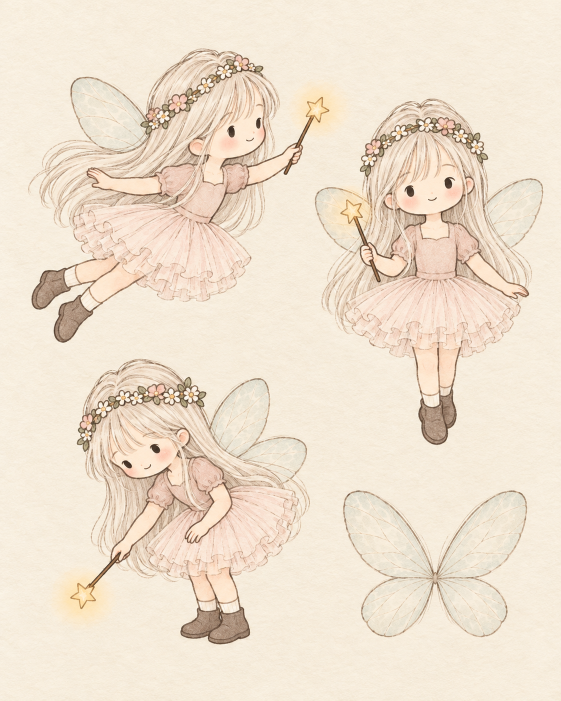
#> input picture design-assets/character/peiwen-fairy-sheet-v1.png, 1122 x 1402 px, found by its file name (shown at 1/2 size)
$ python prepare-fairy-sprites.py
#> lines starting #> are read from the running program, lines starting #| are printed output that depends on the picture
"""
Flower-fairy Peiwen sprites (components/fairy-guide.tsx, components/peiwen-companion.tsx),
2026-09-25. Source: design-assets/character/peiwen-fairy-sheet-v1.png, the user-supplied
sheet (flying / hovering / tapping poses + loose wings). Cuts each pose out of the paper
by closing its drawn outline into a silhouette; the wand star's glow stays see-through.
No redrawing or recolouring. Run from the repo root (needs pillow, numpy, scipy):
    python scripts/prepare-fairy-sprites.py
"""
from PIL import Image; import numpy as np
from scipy import ndimage
import sys
SRC='design-assets/character/peiwen-fairy-sheet-v1.png'
OUT='public/assets/companion/'
src=Image.open(SRC).convert('RGB')
#> src is the input picture: PIL image 1122x1402 RGB; mean R, G, B 239.3, 225.3, 207.4
BOXES={'fly':(55,90,665,695),'hover':(620,190,1095,900),'tap':(100,700,630,1310),'wings':(675,970,1065,1290)}
def cut(box,t_l=13,t_d=20,k=6):
    im=np.asarray(src.crop(box)).astype(float)
    # paper estimate: heavy blur median-ish of border
    border=np.concatenate([im[0],im[-1],im[:,0],im[:,-1]])
    paper=np.median(border,0); plum=paper.mean()
    lum=im.mean(2)
    dist=np.sqrt(((im-paper)**2).sum(2))
    sm=ndimage.uniform_filter(dist,3)
    lines=(ndimage.uniform_filter(lum,3)<plum-t_l)|(sm>t_d)
    lines=ndimage.binary_opening(lines,iterations=1)
    sil=ndimage.binary_fill_holes(ndimage.binary_dilation(lines,iterations=k))
    sil=ndimage.binary_erosion(sil,iterations=k,border_value=0)
    lab,n=ndimage.label(ndimage.binary_dilation(sil,iterations=8))
    sizes=ndimage.sum(np.ones_like(lab),lab,range(1,n+1))
    big=np.argmax(sizes)+1
    sil=sil&(lab==big)
    # the wand star's glow: keep it see-through instead of solid
    gold=(im[...,0]>215)&(im[...,1]>165)&(im[...,2]<130)
    glab,gn=ndimage.label(gold)
    glow=np.zeros_like(gold)
    if gn:
        gs=ndimage.sum(gold,glab,range(1,gn+1)); star=glab==(np.argmax(gs)+1)
        yy,xx=np.mgrid[0:im.shape[0],0:im.shape[1]]
        cy,cx=ndimage.center_of_mass(star)
        near=((yy-cy)**2+(xx-cx)**2)<55**2
        glow=near&~ndimage.binary_dilation(star,iterations=2)&(im[...,0]-im[...,2]>55)&(im[...,2]<paper[2]-20)&(lum>plum-45)
        glow=ndimage.binary_opening(glow)
    sil=sil&~glow
    soft=np.clip(dist/36,0,1)
    soft=np.where(glow,np.clip(dist/70,0,1)*0.9,soft)
    alpha=np.maximum(sil*1.0, soft*(ndimage.binary_dilation(sil,iterations=3)|glow))
    alpha=ndimage.gaussian_filter(alpha,0.7)
    core=ndimage.binary_erosion(sil,iterations=2)
    alpha=np.where(core,1.0,alpha*np.where(sil,1.0,0.8))
    out=Image.fromarray(np.dstack([im,np.clip(alpha,0,1)*255]).astype(np.uint8),'RGBA')
    return out.crop(out.getbbox())
if __name__=='__main__':
    # one shared scale for every pose, so they swap without changing size
    scale=300/703
    for name in ['hover','fly','tap']:
        o=cut(BOXES[name])
        o=o.resize((round(o.width*scale),round(o.height*scale)),Image.LANCZOS)
        o.save(OUT+'fairy-'+name+'.webp',quality=92,method=6)
        print(name,o.size)
#> this loop made 3 passes
#> (n in cut, sizes in cut, big in cut, gn in cut, cy in cut, cx in cut) on passes 1 to 3: (2, [4365, 192454], 2, 84, 75.5, 176), (3, [215520, 3744, 2166], 1, 59, 142.6, 271.3), (1, [192318], 1, 79, 93.33, 245.2)
#> pass 1, in cut, `im=np.asarray(src.crop(box)).astype(float)`:
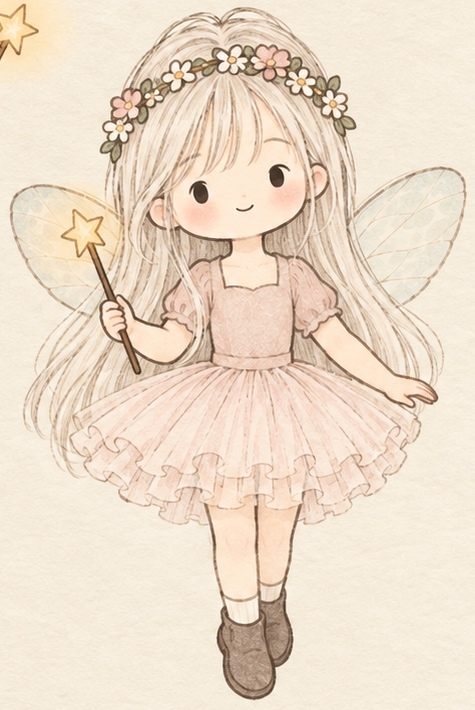
#> im: shape (710, 475, 3) float64; mean R, G, B 236.7, 220.2, 201.4
#> pass 1, in cut, `lum=im.mean(2)`:
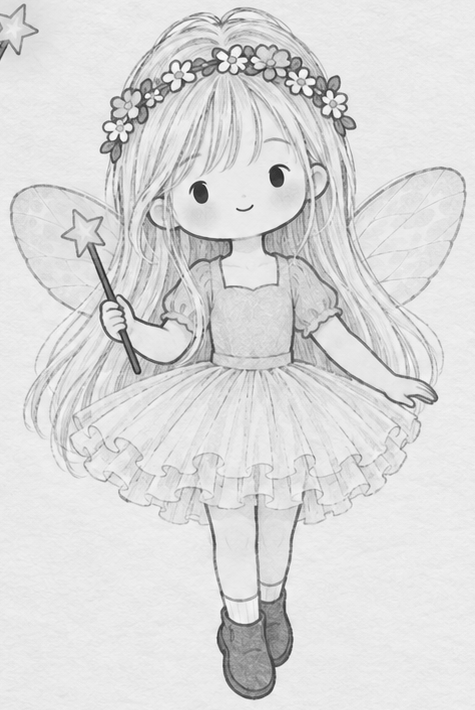
#> lum: shape (710, 475) float64; min 31, max 253.3, mean 219.4
#> pass 1, in cut, `dist=np.sqrt(((im-paper)**2).sum(2))`:
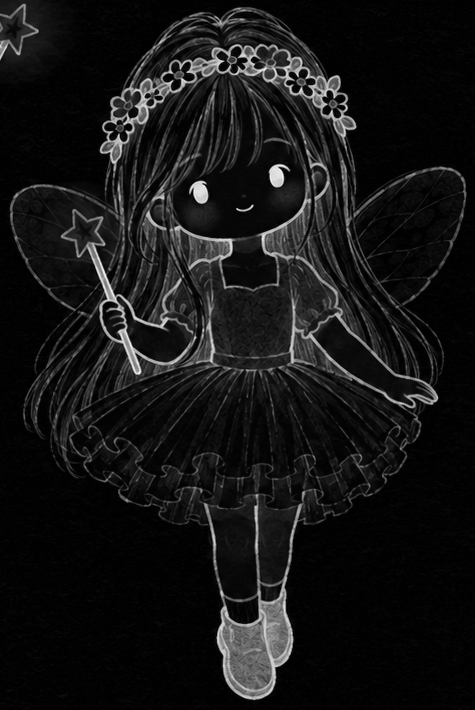
#> dist: shape (710, 475) float64; min 0, max 351.7, mean 29.4; drawn with min black and max white
#> after the loop:
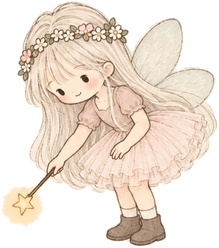
#> o: PIL image 219x248 RGBA; mean R, G, B, A 141.9, 128.7, 115.6, 150.1; transparent parts drawn white

$ run again, with design-assets/character/back-walking-v1.jpg saved as design-assets/character/peiwen-fairy-sheet-v1.png
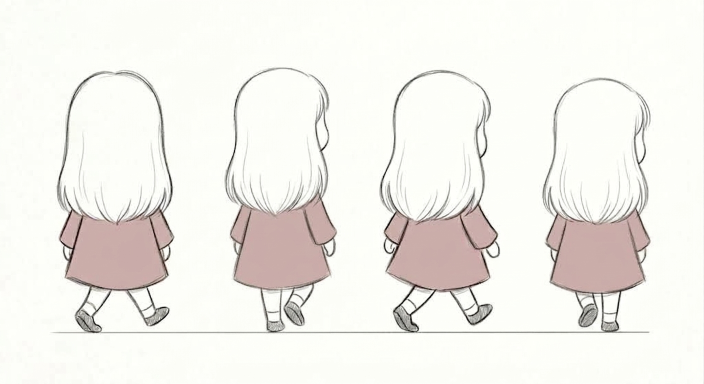
#> input picture design-assets/character/back-walking-v1.jpg, 1407 x 768 px, found by its file name (shown at 1/2 size)
#> src is the input picture: PIL image 1407x768 RGB; mean R, G, B 241.5, 239.4, 234.3
#> the loop `for name in ['hover','fly','tap']:` made 3 passes
#> (paper in cut, plum in cut, n in cut, sizes in cut, big in cut) on passes 1 to 3: ([251, 252, 246], 249.7, 5, [17086, 82726, 998, 141, 66913], 2), ([253, 254, 249], 252, 1, [218251], 1), ([0, 0, 0], 0, 1, [40748], 1)
#> pass 1, in cut, `dist=np.sqrt(((im-paper)**2).sum(2))`:
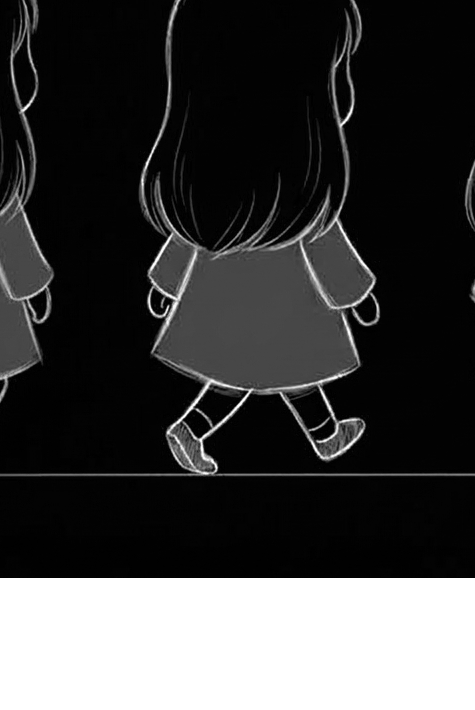
#> dist: shape (710, 475) float64; min 0, max 432.5, mean 106.1; drawn with min black and max white
#> after the loop `for name in ['hover','fly','tap']:`:
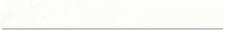
#> o: PIL image 225x30 RGBA; mean R, G, B, A 241.7, 242.6, 237.4, 235.9; transparent parts drawn white

$ run again, with design-assets/character/left-walking-strip-v1.jpg saved as design-assets/character/peiwen-fairy-sheet-v1.png
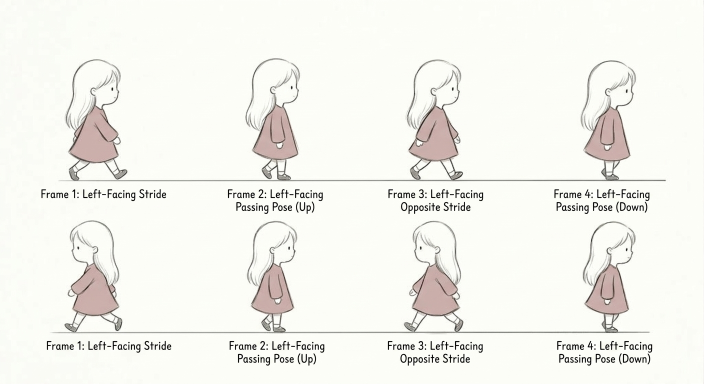
#> input picture design-assets/character/left-walking-strip-v1.jpg, 1407 x 768 px, found by its file name (shown at 1/2 size)
#> src is the input picture: PIL image 1407x768 RGB; mean R, G, B 243, 242.8, 237
#> the loop `for name in ['hover','fly','tap']:` made 3 passes
#> (paper in cut, plum in cut, n in cut, sizes in cut, big in cut) on passes 1 to 3: ([252, 253, 247], 250.7, 4, [36303, 1406, 44007, 66913], 4), ([252, 253, 247], 250.7, 1, [139402], 1), ([0, 0, 0], 0, 1, [40748], 1)
#> pass 1, in cut, `dist=np.sqrt(((im-paper)**2).sum(2))`:
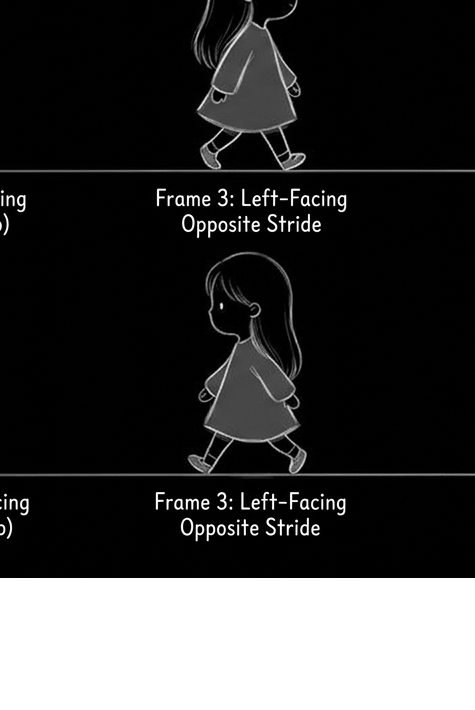
#> dist: shape (710, 475) float64; min 0, max 434.2, mean 96; drawn with min black and max white
#> after the loop `for name in ['hover','fly','tap']:`:
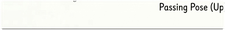
#> o: PIL image 225x30 RGBA; mean R, G, B, A 235.2, 236.1, 231, 235.9; transparent parts drawn white
